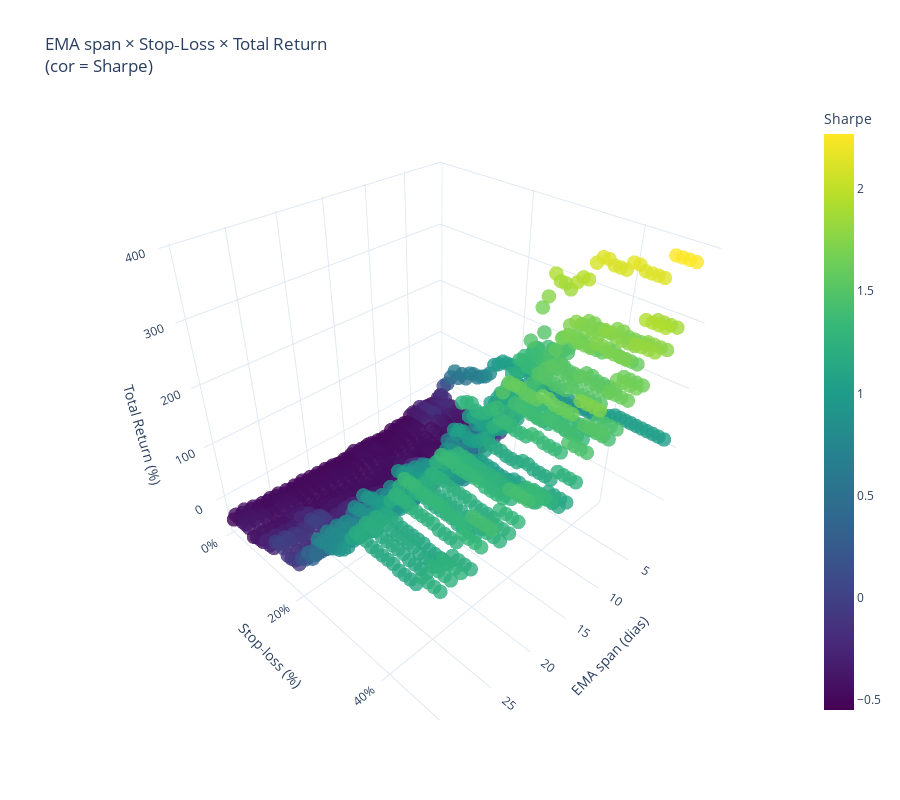

Notebook code cell kept with this figure:
### Code cell
import numpy as np
import pandas as pd

# ----------------------------------------------------------------------
# 1. Parâmetros de teste
# ----------------------------------------------------------------------
periods = np.arange(1, 31)                 # EMA span (lookback) 1 … 30
stop_losses = np.arange(0.01, 0.51, 0.01)  # Stop‑loss 1% … 50%

n_p, n_sl = len(periods), len(stop_losses)
returns_mat  = np.zeros((n_p, n_sl))       # Total Return (%)
sharpe_mat   = np.zeros((n_p, n_sl))       # Sharpe

# ----------------------------------------------------------------------
# 2. Loop sobre todas as combinações
# ----------------------------------------------------------------------
for i, p in enumerate(periods):
    for j, sl in enumerate(stop_losses):
        _, m = top_performers_strategy(
            crypto_data,
            lookback_period=7,
            ema_span=int(p),
            num_top_coins=5,
            initial_capital=10_000,
            stop_loss_pct=sl,
            check_interval_hours=1,
            start_date=custom_start_date,
            end_date=custom_end_date,
        )
        returns_mat[i, j] = float(m["Strategy_Total_Return"].strip("%"))
        sharpe_mat[i,  j] = float(m["Strategy_Sharpe"])
        print(""*50, end="\r")
        print(f"stop loss: {sl:.2}; {p}/31", end="\r")

# ----------------------------------------------------------------------
# 3. Constrói um Scatter 3‑D
# ----------------------------------------------------------------------
# Achata as matrizes para listas (um ponto por combinação)
x = np.repeat(periods, n_sl)        # EMA span
y = np.tile(stop_losses, n_p)       # stop‑loss
z = returns_mat.flatten()           # Total Return (%)
c = sharpe_mat.flatten()            # cor = Sharpe

fig = go.Figure(
    data=go.Scatter3d(
        x=x, y=y, z=z,
        mode='markers',
        marker=dict(
            size=5,
            color=c,
            colorscale='Viridis',
            colorbar=dict(title='Sharpe'),
            opacity=0.8,
        ),
        text=[f"EMA {px}<br>SL {sy:.0%}<br>Return {rz:.2f}%<br>Sharpe {sc:.2f}"
              for px, sy, rz, sc in zip(x, y, z, c)]
    )
)

fig.update_layout(
    title="EMA span × Stop‑Loss × Total Return<br>(cor = Sharpe)",
    scene=dict(
        xaxis_title="EMA span (dias)",
        yaxis_title="Stop‑loss (%)",
        zaxis_title="Total Return (%)",
        yaxis_tickformat=".0%",
    ),
    template="plotly_white",
    height=800,
)

fig.show()

### Figure 1 — Plotly figure (JSON) as saved in the notebook; plotly's stock layout.template omitted (floating-point values rounded to 4 significant figures; data arrays with more than 128 entries replaced by an {"elided": "..."} marker saying what was removed)
{"data": [{"marker": {"color": {"elided": "1500 float values"}, "colorbar": {"title": {"text": "Sharpe"}}, "colorscale": [[0, "#440154"], [0.1111, "#482878"], [0.2222, "#3e4989"], [0.3333, "#31688e"], [0.4444, "#26828e"], [0.5556, "#1f9e89"], [0.6667, "#35b779"], [0.7778, "#6ece58"], [0.8889, "#b5de2b"], [1, "#fde725"]], "opacity": 0.8, "size": 5}, "mode": "markers", "text": {"elided": "1500 str values"}, "type": "scatter3d", "x": {"elided": "1500 int values"}, "y": {"elided": "1500 float values"}, "z": {"elided": "1500 float values"}}], "layout": {"height": 800, "scene": {"xaxis": {"title": {"text": "EMA span (dias)"}}, "yaxis": {"tickformat": ".0%", "title": {"text": "Stop‑loss (%)"}}, "zaxis": {"title": {"text": "Total Return (%)"}}}, "title": {"text": "EMA span × Stop‑Loss × Total Return<br>(cor = Sharpe)"}}}
